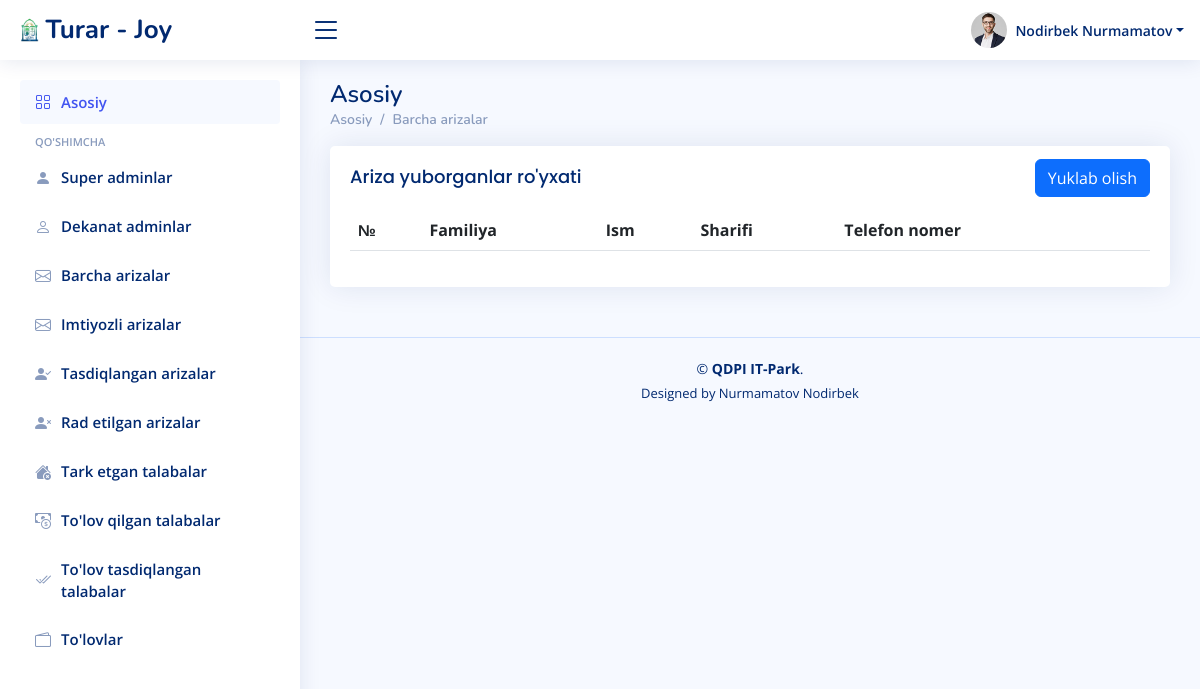
The app's page /ariza/imtiyozli_arizalar/, older data.
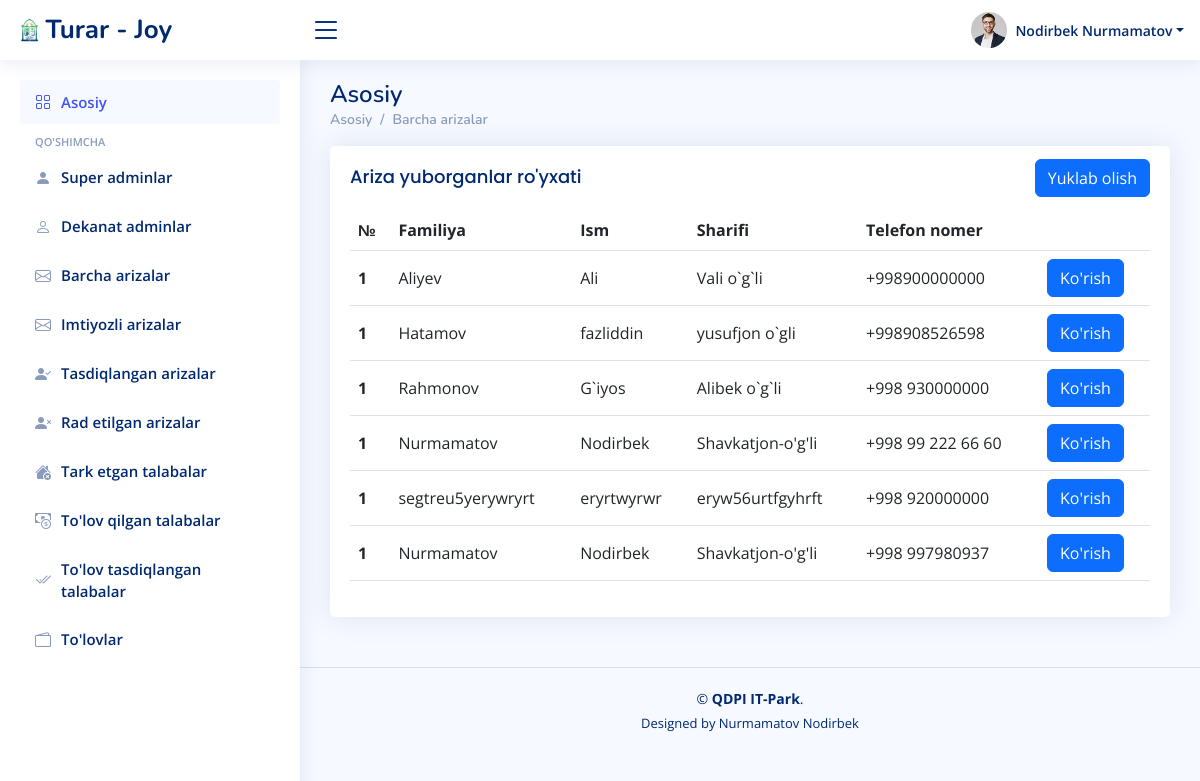
The same page, newer data.
### ariza/models.py (models this page shows)
class Imtiyoz(models.Model):
    talaba_id = models.CharField(max_length=100)
    imtiyoz_nomi = models.CharField(max_length=100)
    imtiyoz_file = models.FileField(upload_to='imtiyoz/')
    tasdiqlash = models.CharField(max_length=100, blank=True)
    xulosa = models.CharField(max_length=1000, blank=True)
    sana = models.DateField(auto_now_add=True)

### users/models.py (models this page shows)
class User(AbstractUser):
    id = models.UUIDField(primary_key=True, default=uuid.uuid4, unique=True, editable=False)
    sharif = models.CharField(max_length=100)
    lavozim = models.CharField(max_length=100)
    fakultet = models.CharField(max_length=100, blank=True)
    parol = models.CharField(max_length=100)

### ariza/views.py (the view)
# urls.py: path('imtiyozli_arizalar/', imtiyozli_arizalar, name='imtiyozli_arizalar'),
def imtiyozli_arizalar(request):
    talabalar = User.objects.filter(lavozim='talaba')
    imtiyozlar = Imtiyoz.objects.filter(tasdiqlash='')
    contex = {
        'talabalar':talabalar,
        'imtiyozlar':imtiyozlar,
    }
    return render(request, 'superadmin/imtiyozli_arizalar.html', contex)

### templates/superadmin/imtiyozli_arizalar.html (shortened to what the changed rows need)
{% load static %}
<!DOCTYPE html>
<html lang="en">
<head>
  <link href="{% static '/assets/vendor/bootstrap/css/bootstrap.min.css' %}" rel="stylesheet">
  <link href="{% static '/assets/vendor/bootstrap-icons/bootstrap-icons.css' %}" rel="stylesheet">
  <link href="{% static '/assets/vendor/simple-datatables/style.css' %}" rel="stylesheet">
  <link href="{% static '/assets/css/style.css' %}" rel="stylesheet">
</head>
<body>
    <main id="main" class="main">
        <div class="pagetitle">
            <h1>Asosiy</h1>
        </div>
        <section class="section dashboard">
            <div class="row">
                <div class="col-lg-12">
                    <div class="card">
                        <div class="card-body">
                            <table class="table datatable">
                                <thead>
                                    <tr>
                                        <th scope="col">№</th>
                                        <th scope="col">Familiya</th>
                                        <th scope="col">Ism</th>
                                        <th scope="col">Sharifi</th>
                                        <th scope="col">Telefon nomer</th>
                                        <th></th>
                                    </tr>
                                </thead>
                                {% for t in talabalar %}
                                    {% for i in imtiyozlar %}
                                        <tbody>
                                            <tr>
                                                <th scope="row">1</th>
                                                <td>{{t.last_name}}</td>
                                                <td>{{t.first_name}}</td>
                                                <td>{{t.sharif}}</td>
                                                <td>{{t.username}}</td>
                                                <td><a class="btn btn-primary" href="{% url 'imtiyoz_malumotlar' t.pk %}">Ko'rish</a></td>
                                            </tr>
                                        </tbody>
                                    {% endfor %}
                                {% endfor %}
                            </table>
                        </div>
                    </div>
                </div>
            </div>
        </section>
    </main>
</body>
</html>

Row changes from the older to the newer data that the page shows:
now on this page (row unchanged): User: last_name "Aliyev", first_name "Ali", sharif "Vali o`g`li", username "+998900000000"
now on this page (row unchanged): User: last_name "Hatamov", first_name "fazliddin", sharif "yusufjon o`gli", username "+998908526598"
now on this page (row unchanged): User: last_name "Rahmonov", first_name "G`iyos", sharif "Alibek o`g`li", username "+998 930000000"
added User: last_name "Nurmamatov", first_name "Nodirbek", sharif "Shavkatjon-o'g'li", username "+998 99 222 66 60"
added User: last_name "segtreu5yerywryrt", first_name "eryrtwyrwr", sharif "eryw56urtfgyhrft", username "+998 920000000"
added User: last_name "Nurmamatov", first_name "Nodirbek", sharif "Shavkatjon-o'g'li", username "+998 997980937"
